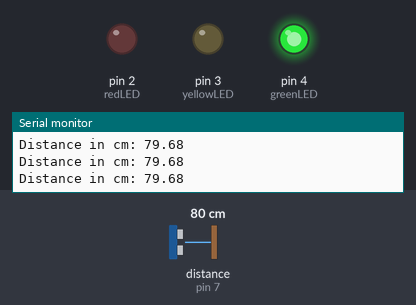
Simulated run of this sketch. Board: Arduino Uno, built with avr-gcc and run on an emulated ATmega328P. On the bench: output pins drawn as LEDs (lit = HIGH), the last lines printed to the serial monitor. Wiring (inferred from the names in the program): ultrasonic range finder: trigger pin 6; echo pin 7. The inputs (shaded band) are chosen by the test bench; at power-on: distance to the obstacle (sensor on pin 7) 80 cm. The echo pulse lasts 58.3 µs per cm; pins used as bus, display or sensor lines are not drawn.

Above: at 1.2 s.
1.3 s: distance to the obstacle (sensor on pin 7) set to 22 cm
4.3 s: distance to the obstacle (sensor on pin 7) set to 18 cm
At 5.5 s:
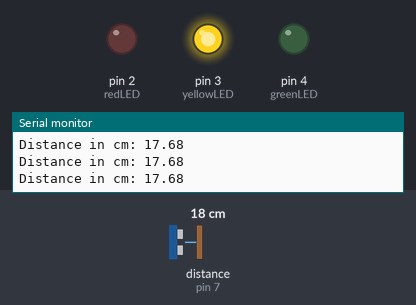
5.8 s: distance to the obstacle (sensor on pin 7) set to 12 cm
7.3 s: distance to the obstacle (sensor on pin 7) set to 9 cm
At 7.6 s:
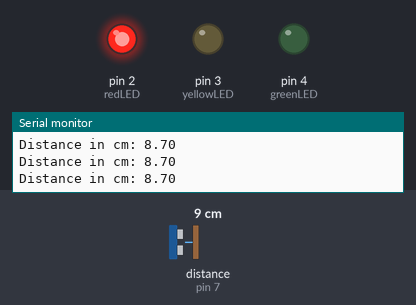
8.8 s: distance to the obstacle (sensor on pin 7) set to 35 cm
At 9.1 s:
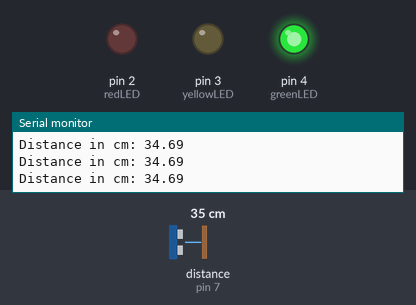
10.3 s: distance to the obstacle (sensor on pin 7) set to 17 cm
At 11.7 s:
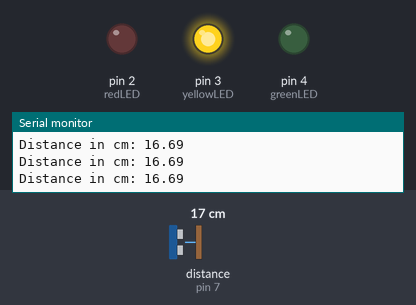
Timing chart, 0 to 12.8 s (numbered marks = the images above; inputs shaded):
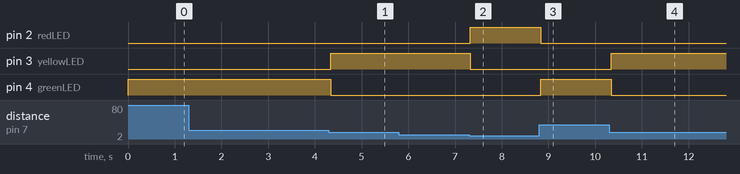

Measured:
- the behaviour switches between 21 and 20 cm on distance to the obstacle (sensor on pin 7) (found by bisection; images 0 and 1)
- the behaviour switches between 11 and 10 cm on distance to the obstacle (sensor on pin 7) (found by bisection; images 1 and 2)
- after the input at 4.3 s, pin 3 (yellowLED): LOW → HIGH at once; pin 4 (greenLED): HIGH → LOW at once
- after the input at 7.3 s, pin 2 (redLED): LOW → HIGH at once; pin 3 (yellowLED): HIGH → LOW at once
- after the input at 8.8 s, pin 2 (redLED): HIGH → LOW at once; pin 4 (greenLED): LOW → HIGH at once
- after the input at 10.3 s, pin 3 (yellowLED): LOW → HIGH after 0.05 s; pin 4 (greenLED): HIGH → LOW after 0.05 s

The sketch:

ultrasonic_distance_LEDs.ino
```cpp
// https://www.youtube.com/watch?v=ysuVdbJhHV4s


int redLED = 2;
int yellowLED = 3;
int greenLED = 4;
int trig = 6;
int echo = 7;
float distance, duration;

void setup() {
  pinMode(echo, INPUT);
  pinMode(trig, OUTPUT);
  pinMode(redLED, OUTPUT);
  pinMode(yellowLED, OUTPUT);
  pinMode(greenLED, OUTPUT);
  digitalWrite(greenLED, HIGH);
  Serial.begin (9600);
}

void loop() {
  time_measurement();
  distance = duration * 0.0343 / 2;
  display_distance();
}

void time_measurement() {
  digitalWrite(trig, LOW);
  delayMicroseconds(2);

  digitalWrite(trig, HIGH);
  delayMicroseconds(10);
  digitalWrite(trig, LOW);

  duration = pulseIn(echo, HIGH);
}

void display_distance() {
  Serial.print("Distance in cm: ");
  Serial.print(distance);
  Serial.println();

  if (distance >= 20) {
    digitalWrite(greenLED, HIGH);
    digitalWrite(yellowLED, LOW);
    digitalWrite(redLED, LOW);
  } else if (distance >= 10) {
    digitalWrite(greenLED, LOW);
    digitalWrite(yellowLED, HIGH);
    digitalWrite(redLED, LOW);
  } else {
    digitalWrite(greenLED, LOW);
    digitalWrite(yellowLED, LOW);
    digitalWrite(redLED, HIGH);
  }
}
```
